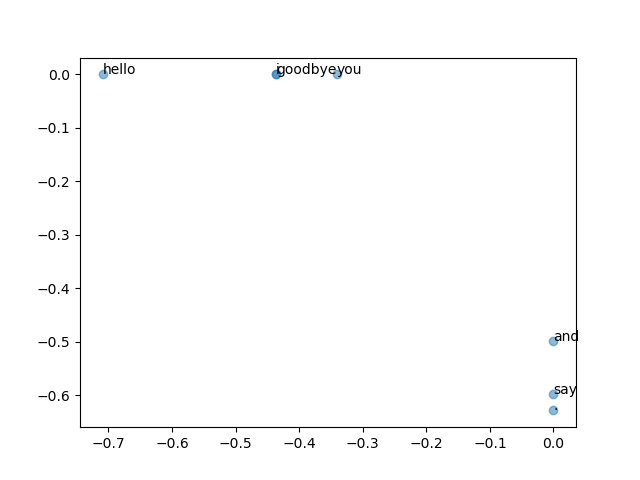

This figure's Python source:
# coding: utf-8
import sys
sys.path.append('..')
import numpy as np
import matplotlib.pyplot as plt
from common.util import preprocess, create_co_matrix, ppmi


text = 'You say goodbye and I say hello.'
corpus, word_to_id, id_to_word = preprocess(text)
vocab_size = len(id_to_word)
C = create_co_matrix(corpus, vocab_size, window_size=1)
W = ppmi(C)

# SVD
U, S, V = np.linalg.svd(W)

np.set_printoptions(precision=3)  # 유효 자릿수를 세 자리로 표시
print(C[0])
print(W[0])
print(U[0])

# 플롯
for word, word_id in word_to_id.items():
    plt.annotate(word, (U[word_id, 0], U[word_id, 1]))
plt.scatter(U[:,0], U[:,1], alpha=0.5)
plt.show()
plt.savefig('count_method_small.png')